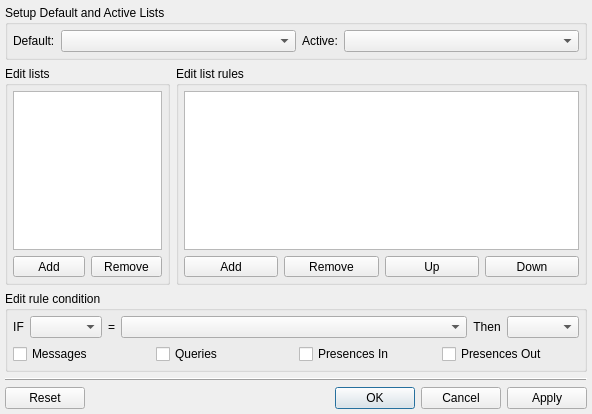
<ui version="4.0" >
 <class>EditListsDialogClass</class>
 <widget class="QDialog" name="EditListsDialogClass" >
  <property name="geometry" >
   <rect>
    <x>0</x>
    <y>0</y>
    <width>592</width>
    <height>414</height>
   </rect>
  </property>
  <layout class="QVBoxLayout" name="verticalLayout_2" >
   <property name="margin" >
    <number>5</number>
   </property>
   <item>
    <widget class="QGroupBox" name="grbDefaults" >
     <property name="sizePolicy" >
      <sizepolicy vsizetype="Preferred" hsizetype="Expanding" >
       <horstretch>0</horstretch>
       <verstretch>0</verstretch>
      </sizepolicy>
     </property>
     <property name="title" >
      <string>Setup Default and Active Lists</string>
     </property>
     <layout class="QVBoxLayout" >
      <property name="margin" >
       <number>5</number>
      </property>
      <item>
       <layout class="QHBoxLayout" >
        <item>
         <widget class="QLabel" name="lblDefault" >
          <property name="text" >
           <string>Default:</string>
          </property>
         </widget>
        </item>
        <item>
         <widget class="QComboBox" name="cmbDefault" >
          <property name="sizePolicy" >
           <sizepolicy vsizetype="Fixed" hsizetype="Expanding" >
            <horstretch>0</horstretch>
            <verstretch>0</verstretch>
           </sizepolicy>
          </property>
          <property name="sizeAdjustPolicy" >
           <enum>QComboBox::AdjustToMinimumContentsLength</enum>
          </property>
         </widget>
        </item>
        <item>
         <widget class="QLabel" name="lblActive" >
          <property name="text" >
           <string>Active:</string>
          </property>
         </widget>
        </item>
        <item>
         <widget class="QComboBox" name="cmbActive" >
          <property name="sizePolicy" >
           <sizepolicy vsizetype="Fixed" hsizetype="Expanding" >
            <horstretch>0</horstretch>
            <verstretch>0</verstretch>
           </sizepolicy>
          </property>
          <property name="sizeAdjustPolicy" >
           <enum>QComboBox::AdjustToMinimumContentsLength</enum>
          </property>
         </widget>
        </item>
       </layout>
      </item>
     </layout>
    </widget>
   </item>
   <item>
    <layout class="QHBoxLayout" name="horizontalLayout_2" >
     <item>
      <widget class="QGroupBox" name="grbLists" >
       <property name="sizePolicy" >
        <sizepolicy vsizetype="Preferred" hsizetype="Preferred" >
         <horstretch>2</horstretch>
         <verstretch>0</verstretch>
        </sizepolicy>
       </property>
       <property name="title" >
        <string>Edit lists</string>
       </property>
       <layout class="QVBoxLayout" >
        <property name="margin" >
         <number>5</number>
        </property>
        <item>
         <widget class="QListWidget" name="ltwLists" />
        </item>
        <item>
         <layout class="QHBoxLayout" >
          <item>
           <widget class="QToolButton" name="tlbAddList" >
            <property name="sizePolicy" >
             <sizepolicy vsizetype="Fixed" hsizetype="Preferred" >
              <horstretch>0</horstretch>
              <verstretch>0</verstretch>
             </sizepolicy>
            </property>
            <property name="text" >
             <string>Add</string>
            </property>
           </widget>
          </item>
          <item>
           <widget class="QToolButton" name="tlbDeleteList" >
            <property name="sizePolicy" >
             <sizepolicy vsizetype="Fixed" hsizetype="Preferred" >
              <horstretch>0</horstretch>
              <verstretch>0</verstretch>
             </sizepolicy>
            </property>
            <property name="text" >
             <string>Remove</string>
            </property>
           </widget>
          </item>
         </layout>
        </item>
       </layout>
      </widget>
     </item>
     <item>
      <widget class="QGroupBox" name="grbRulesList" >
       <property name="sizePolicy" >
        <sizepolicy vsizetype="Preferred" hsizetype="Preferred" >
         <horstretch>5</horstretch>
         <verstretch>0</verstretch>
        </sizepolicy>
       </property>
       <property name="title" >
        <string>Edit list rules</string>
       </property>
       <layout class="QVBoxLayout" name="verticalLayout" >
        <property name="margin" >
         <number>5</number>
        </property>
        <item>
         <widget class="QListWidget" name="ltwRules" />
        </item>
        <item>
         <layout class="QHBoxLayout" name="horizontalLayout" >
          <item>
           <widget class="QToolButton" name="tlbAddRule" >
            <property name="sizePolicy" >
             <sizepolicy vsizetype="Fixed" hsizetype="Preferred" >
              <horstretch>0</horstretch>
              <verstretch>0</verstretch>
             </sizepolicy>
            </property>
            <property name="text" >
             <string>Add</string>
            </property>
           </widget>
          </item>
          <item>
           <widget class="QToolButton" name="tlbDeleteRule" >
            <property name="sizePolicy" >
             <sizepolicy vsizetype="Fixed" hsizetype="Preferred" >
              <horstretch>0</horstretch>
              <verstretch>0</verstretch>
             </sizepolicy>
            </property>
            <property name="text" >
             <string>Remove</string>
            </property>
           </widget>
          </item>
          <item>
           <widget class="QToolButton" name="tlbRuleUp" >
            <property name="sizePolicy" >
             <sizepolicy vsizetype="Fixed" hsizetype="Preferred" >
              <horstretch>0</horstretch>
              <verstretch>0</verstretch>
             </sizepolicy>
            </property>
            <property name="text" >
             <string>Up</string>
            </property>
           </widget>
          </item>
          <item>
           <widget class="QToolButton" name="tlbRuleDown" >
            <property name="sizePolicy" >
             <sizepolicy vsizetype="Fixed" hsizetype="Preferred" >
              <horstretch>0</horstretch>
              <verstretch>0</verstretch>
             </sizepolicy>
            </property>
            <property name="text" >
             <string>Down</string>
            </property>
           </widget>
          </item>
         </layout>
        </item>
       </layout>
      </widget>
     </item>
    </layout>
   </item>
   <item>
    <widget class="QGroupBox" name="grbRuleCondition" >
     <property name="title" >
      <string>Edit rule condition</string>
     </property>
     <layout class="QVBoxLayout" >
      <property name="margin" >
       <number>5</number>
      </property>
      <item>
       <layout class="QHBoxLayout" >
        <item>
         <widget class="QLabel" name="lblType" >
          <property name="text" >
           <string>IF</string>
          </property>
          <property name="alignment" >
           <set>Qt::AlignCenter</set>
          </property>
         </widget>
        </item>
        <item>
         <widget class="QComboBox" name="cmbType" />
        </item>
        <item>
         <widget class="QLabel" name="lblEqual" >
          <property name="text" >
           <string>=</string>
          </property>
          <property name="alignment" >
           <set>Qt::AlignCenter</set>
          </property>
         </widget>
        </item>
        <item>
         <widget class="QComboBox" name="cmbValue" >
          <property name="sizePolicy" >
           <sizepolicy vsizetype="Fixed" hsizetype="Expanding" >
            <horstretch>0</horstretch>
            <verstretch>0</verstretch>
           </sizepolicy>
          </property>
          <property name="sizeAdjustPolicy" >
           <enum>QComboBox::AdjustToMinimumContentsLength</enum>
          </property>
         </widget>
        </item>
        <item>
         <widget class="QLabel" name="lblThen" >
          <property name="text" >
           <string>Then</string>
          </property>
          <property name="alignment" >
           <set>Qt::AlignCenter</set>
          </property>
         </widget>
        </item>
        <item>
         <widget class="QComboBox" name="cmbAction" />
        </item>
       </layout>
      </item>
      <item>
       <layout class="QHBoxLayout" >
        <item>
         <widget class="QCheckBox" name="chbMessage" >
          <property name="text" >
           <string>Messages</string>
          </property>
         </widget>
        </item>
        <item>
         <widget class="QCheckBox" name="chbQueries" >
          <property name="text" >
           <string>Queries</string>
          </property>
         </widget>
        </item>
        <item>
         <widget class="QCheckBox" name="chbPresenceIn" >
          <property name="text" >
           <string>Presences In</string>
          </property>
         </widget>
        </item>
        <item>
         <widget class="QCheckBox" name="chbPresenceOut" >
          <property name="text" >
           <string>Presences Out</string>
          </property>
         </widget>
        </item>
       </layout>
      </item>
     </layout>
    </widget>
   </item>
   <item>
    <widget class="QFrame" name="frame" >
     <property name="frameShape" >
      <enum>QFrame::HLine</enum>
     </property>
     <property name="frameShadow" >
      <enum>QFrame::Raised</enum>
     </property>
    </widget>
   </item>
   <item>
    <widget class="QDialogButtonBox" name="dbbButtons" >
     <property name="standardButtons" >
      <set>QDialogButtonBox::Apply|QDialogButtonBox::Cancel|QDialogButtonBox::Ok|QDialogButtonBox::Reset</set>
     </property>
    </widget>
   </item>
  </layout>
 </widget>
 <layoutdefault spacing="6" margin="11" />
 <resources/>
 <connections/>
</ui>
